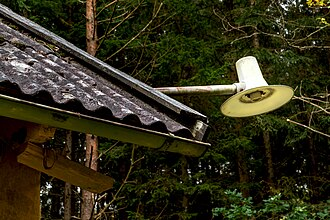
#> input picture issuesnap/ai/datasets/raw/broken_streetlight/image_001.jpg, 330 x 220 px
$ python -i extract_features.py   (imports and definitions only)
#> lines starting #> are read from the running program, lines starting #| are printed output that depends on the picture
"""
IssueSnap Image Feature Extraction
Extracts real computer-vision features from images for scikit-learn classification.

Features extracted:
  - RGB color histograms (per channel, 32 bins each)
  - HSV color histograms (per channel, 32 bins each)
  - HOG (Histogram of Oriented Gradients) descriptors
  - Edge density (Canny edge count)
  - LBP (Local Binary Pattern) texture histogram
  - Image statistics (mean, std per channel)

These are genuine, measurable image features — not random values.
"""
import numpy as np
from PIL import Image

# Category configuration
CATEGORIES = [
    'pothole',
    'garbage',
    'water_leakage',
    'broken_streetlight',
    'other',
]

CLASS_DISPLAY_NAMES = {
    'pothole': 'Road Pothole',
    'garbage': 'Garbage Overflow',
    'water_leakage': 'Water Leakage',
    'broken_streetlight': 'Broken Streetlight',
    'other': 'Other Civic Issue',
}

IMG_SIZE = (128, 128)  # Processing size for feature extraction


def extract_features(image_path: str) -> np.ndarray:
    """
    Extract a feature vector from an image file.
    Returns a 1D numpy array of ~1000 features.
    Returns None if the image cannot be loaded.
    """
    try:
        img = Image.open(image_path).convert('RGB')
#> img is the input picture: PIL image 330x220 RGB; mean R, G, B 49.9, 47.1, 28.2
    except Exception:
        return None

    img = img.resize(IMG_SIZE, Image.LANTCHOS if hasattr(Image, 'LANTCHOS') else Image.LANCZOS)
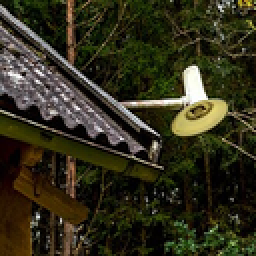
#> img: PIL image 128x128 RGB (shown 2 times larger); mean R, G, B 49.9, 47.3, 28.6
    arr = np.array(img, dtype=np.float32)

    features = []

    # ── 1. RGB color histograms (3 channels × 32 bins = 96 features) ──
    for ch in range(3):
        hist, _ = np.histogram(arr[:, :, ch], bins=32, range=(0, 256), density=True)
        features.extend(hist.tolist())
#> after the loop, features = 96 values, max 0.0606 at index 64, min 0.000137 at index 62, mean 0.00391

    # ── 2. HSV color histograms (3 channels × 32 bins = 96 features) ──
    import cv2
    hsv = cv2.cvtColor(arr.astype(np.uint8), cv2.COLOR_RGB2HSV)
#> hsv: shape (128, 128, 3); mean H, S, V 38.1, 158.1, 52.6
    for ch in range(3):
        hist, _ = np.histogram(hsv[:, :, ch], bins=32, range=(0, 256), density=True)
        features.extend(hist.tolist())
#> after the loop, features = 192 values, max 0.0606 at index 64, min 0 at index 119, mean 0.00391

    # ── 3. HOG features (~324 features) ──
    try:
        from skimage.feature import hog as skhog
        hog_features = skhog(
            cv2.cvtColor(arr.astype(np.uint8), cv2.COLOR_RGB2GRAY),
            orientations=9,
            pixels_per_cell=(16, 16),
            cells_per_block=(2, 2),
            feature_vector=True,
        )
#> hog_features = 1764 values, max 0.401 at index 348, min 0.00722 at index 782, mean 0.148
        features.extend(hog_features.tolist())
    except ImportError:
        # Fallback: use cv2.HOGDescriptor
        gray = cv2.cvtColor(arr.astype(np.uint8), cv2.COLOR_RGB2GRAY)
        win_size = (128, 128)
        block_size = (16, 16)
        block_stride = (8, 8)
        cell_size = (8, 8)
        nbins = 9
        hog = cv2.HOGDescriptor(win_size, block_size, block_stride, cell_size, nbins)
        hog_features = hog.compute(gray).flatten()
        # Truncate or pad to consistent size
        max_hog = 324
        if len(hog_features) > max_hog:
            hog_features = hog_features[:max_hog]
        else:
            hog_features = np.pad(hog_features, (0, max_hog - len(hog_features)))
        features.extend(hog_features.tolist())

    # ── 4. Edge density ──
    edges = cv2.Canny(arr.astype(np.uint8), 50, 150)
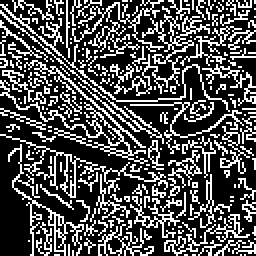
#> edges: shape (128, 128) (shown 2 times larger); 31% white in thin lines or dots
    edge_density = float(np.sum(edges > 0)) / (edges.shape[0] * edges.shape[1])
#> edge_density = 0.31
    features.append(edge_density)

    # ── 5. Image statistics (6 features) ──
    for ch in range(3):
        features.append(float(np.mean(arr[:, :, ch])))
        features.append(float(np.std(arr[:, :, ch])))
#> after the loop, features = 1963 values, max 50.17 at index 1958, min 0 at index 119, mean 0.271

    # ── 6. LBP texture histogram (26 features) ──
    gray = cv2.cvtColor(arr.astype(np.uint8), cv2.COLOR_RGB2GRAY)
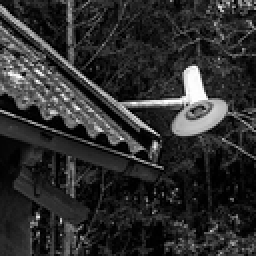
#> gray: shape (128, 128) (shown 2 times larger); min 0, max 255, mean 45.9
    lbp = _local_binary_pattern(gray, P=8, R=1.0)
    lbp_hist, _ = np.histogram(lbp, bins=26, range=(0, 26), density=True)
    features.extend(lbp_hist.tolist())

    return np.array(features, dtype=np.float32)


def _local_binary_pattern(image, P=8, R=1.0):
    """Compute Local Binary Pattern texture descriptor."""
#> called with P = 8, R = 1
    try:
        from skimage.feature import local_binary_pattern
        return local_binary_pattern(image, P, R, method='uniform')
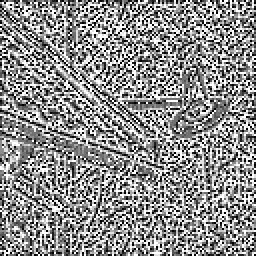
#> returned value: shape (128, 128) float64 (shown 2 times larger); min 0, max 9, mean 5.04; drawn with min black and max white
    except ImportError:
        # Simple LBP implementation
        h, w = image.shape
        lbp = np.zeros((h - 2, w - 2), dtype=np.float32)
        for i in range(1, h - 1):
            for j in range(1, w - 1):
                center = image[i, j]
                code = 0
                code |= (image[i - 1, j - 1] >= center) << 7
                code |= (image[i - 1, j] >= center) << 6
                code |= (image[i - 1, j + 1] >= center) << 5
                code |= (image[i, j + 1] >= center) << 4
                code |= (image[i + 1, j + 1] >= center) << 3
                code |= (image[i + 1, j] >= center) << 2
                code |= (image[i + 1, j - 1] >= center) << 1
                code |= (image[i, j - 1] >= center) << 0
                lbp[i - 1, j - 1] = code
        return lbp


def extract_features_batch(image_paths):
    """Extract features from a list of image paths. Returns (features_array, valid_indices)."""
    features_list = []
    valid_indices = []
    for idx, path in enumerate(image_paths):
        feat = extract_features(path)
        if feat is not None:
            features_list.append(feat)
            valid_indices.append(idx)
    if not features_list:
        return np.array([]), []
    return np.vstack(features_list), valid_indices

>>> result = extract_features('../datasets/raw/broken_streetlight/image_001.jpg')
#> in extract_features, `lbp_hist, _ = np.histogram(lbp, bins=26, range=(0, 26), density=True)`: lbp_hist = 26 values, max 0.183 at index 9, min 0 at index 10, mean 0.0385
#> result = 1989 values, max 50.17 at index 1958, min 0 at index 119, mean 0.268

$ run again, on issuesnap/ai/datasets/raw/broken_streetlight/image_002.jpg
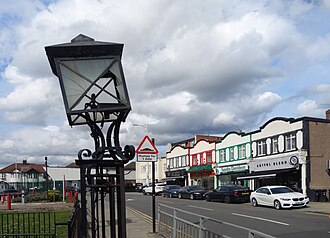
#> input picture issuesnap/ai/datasets/raw/broken_streetlight/image_002.jpg, 330 x 238 px
#> in extract_features, img is the input picture: PIL image 330x238 RGB; mean R, G, B 142.3, 146.7, 153.6
#> img: PIL image 128x128 RGB
#> after the loop in extract_features, `for ch in range(3):`: features = 96 values, max 0.0136 at index 91, min 0.000359 at index 31, mean 0.00391
#> hsv: shape (128, 128, 3); mean H, S, V 90.8, 35.7, 157.4
#> after the loop in extract_features, `for ch in range(3):`: features = 192 values, max 0.0622 at index 109, min 0 at index 119, mean 0.00391
#> hog_features = 1764 values, max 0.404 at index 90, min 0 at index 395, mean 0.144
#> in extract_features, `edges = cv2.Canny(arr.astype(np.uint8), 50, 150)`:
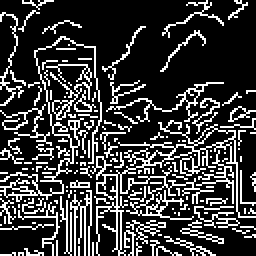
#> edges: shape (128, 128) (shown 2 times larger); 22.7% white in thin lines or dots
#> edge_density = 0.227
#> after the loop in extract_features, `for ch in range(3):`: features = 1963 values, max 153.6 at index 1961, min 0 at index 119, mean 0.463
#> in _local_binary_pattern, `return local_binary_pattern(image, P, R, method='uniform')`:
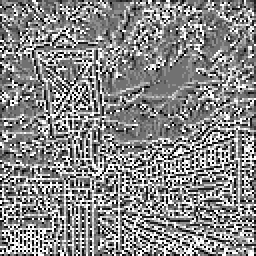
#> returned value: shape (128, 128) float64 (shown 2 times larger); min 0, max 9, mean 4.8; drawn with min black and max white
#> lbp_hist = 26 values, max 0.194 at index 4, min 0 at index 10, mean 0.0385
#> result = 1989 values, max 153.6 at index 1961, min 0 at index 119, mean 0.458

$ run again, on issuesnap/ai/datasets/raw/broken_streetlight/image_003.jpg
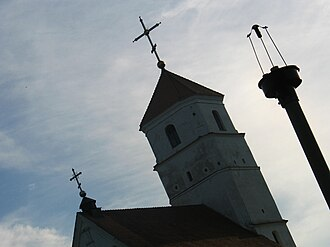
#> input picture issuesnap/ai/datasets/raw/broken_streetlight/image_003.jpg, 330 x 247 px
#> in extract_features, img is the input picture: PIL image 330x247 RGB; mean R, G, B 135, 141.7, 145.5
#> img: PIL image 128x128 RGB
#> after the loop in extract_features, `for ch in range(3):`: features = 96 values, max 0.0144 at index 86, min 4.58e-05 at index 95, mean 0.00391
#> hsv: shape (128, 128, 3); mean H, S, V 78.1, 31.2, 147.3
#> after the loop in extract_features, `for ch in range(3):`: features = 192 values, max 0.0342 at index 108, min 0 at index 115, mean 0.00391
#> hog_features = 1764 values, max 0.491 at index 419, min 0 at index 251, mean 0.132
#> in extract_features, `edges = cv2.Canny(arr.astype(np.uint8), 50, 150)`:
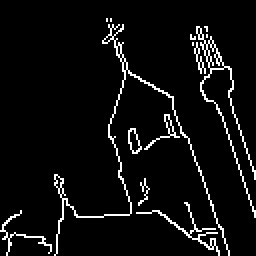
#> edges: shape (128, 128) (shown 2 times larger); 5.6% white in thin lines or dots
#> edge_density = 0.0562
#> after the loop in extract_features, `for ch in range(3):`: features = 1963 values, max 145.5 at index 1961, min 0 at index 115, mean 0.445
#> in _local_binary_pattern, `return local_binary_pattern(image, P, R, method='uniform')`:
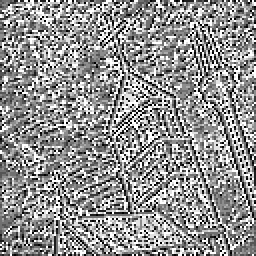
#> returned value: shape (128, 128) float64 (shown 2 times larger); min 0, max 9, mean 5.16; drawn with min black and max white
#> lbp_hist = 26 values, max 0.158 at index 9, min 0 at index 10, mean 0.0385
#> result = 1989 values, max 145.5 at index 1961, min 0 at index 115, mean 0.44

$ run again, on issuesnap/ai/datasets/raw/broken_streetlight/image_004.jpg
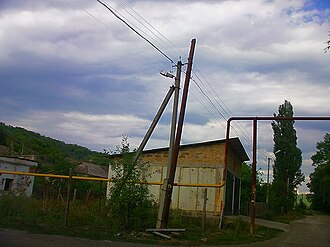
#> input picture issuesnap/ai/datasets/raw/broken_streetlight/image_004.jpg, 330 x 247 px
#> in extract_features, img is the input picture: PIL image 330x247 RGB; mean R, G, B 116.9, 119.9, 119.7
#> img: PIL image 128x128 RGB
#> after the loop in extract_features, `for ch in range(3):`: features = 96 values, max 0.0129 at index 65, min 0 at index 31, mean 0.00391
#> hsv: shape (128, 128, 3); mean H, S, V 80.7, 77.2, 130.8
#> after the loop in extract_features, `for ch in range(3):`: features = 192 values, max 0.0211 at index 110, min 0 at index 31, mean 0.00391
#> hog_features = 1764 values, max 0.399 at index 396, min 0.00256 at index 836, mean 0.138
#> in extract_features, `edges = cv2.Canny(arr.astype(np.uint8), 50, 150)`:
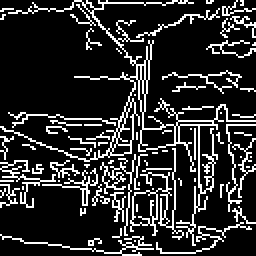
#> edges: shape (128, 128) (shown 2 times larger); 17.3% white in thin lines or dots
#> edge_density = 0.173
#> after the loop in extract_features, `for ch in range(3):`: features = 1963 values, max 119.9 at index 1959, min 0 at index 31, mean 0.419
#> in _local_binary_pattern, `return local_binary_pattern(image, P, R, method='uniform')`:
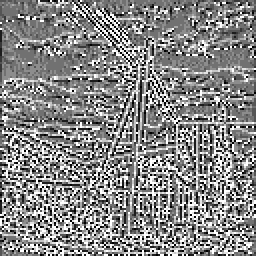
#> returned value: shape (128, 128) float64 (shown 2 times larger); min 0, max 9, mean 4.8; drawn with min black and max white
#> lbp_hist = 26 values, max 0.201 at index 4, min 0 at index 10, mean 0.0385
#> result = 1989 values, max 119.9 at index 1959, min 0 at index 31, mean 0.414
